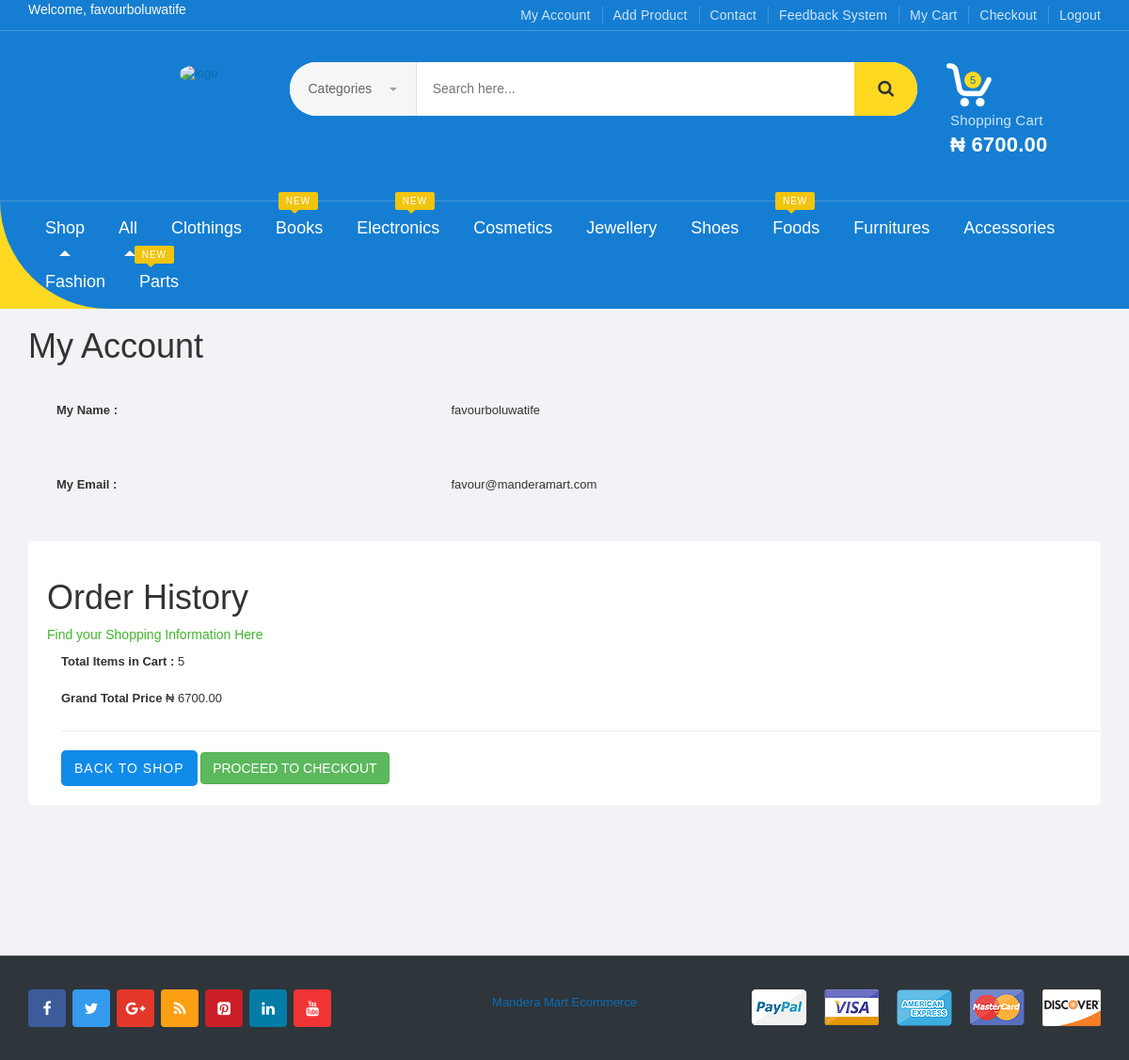
Before: /userAccount (signed in) with the older database file.
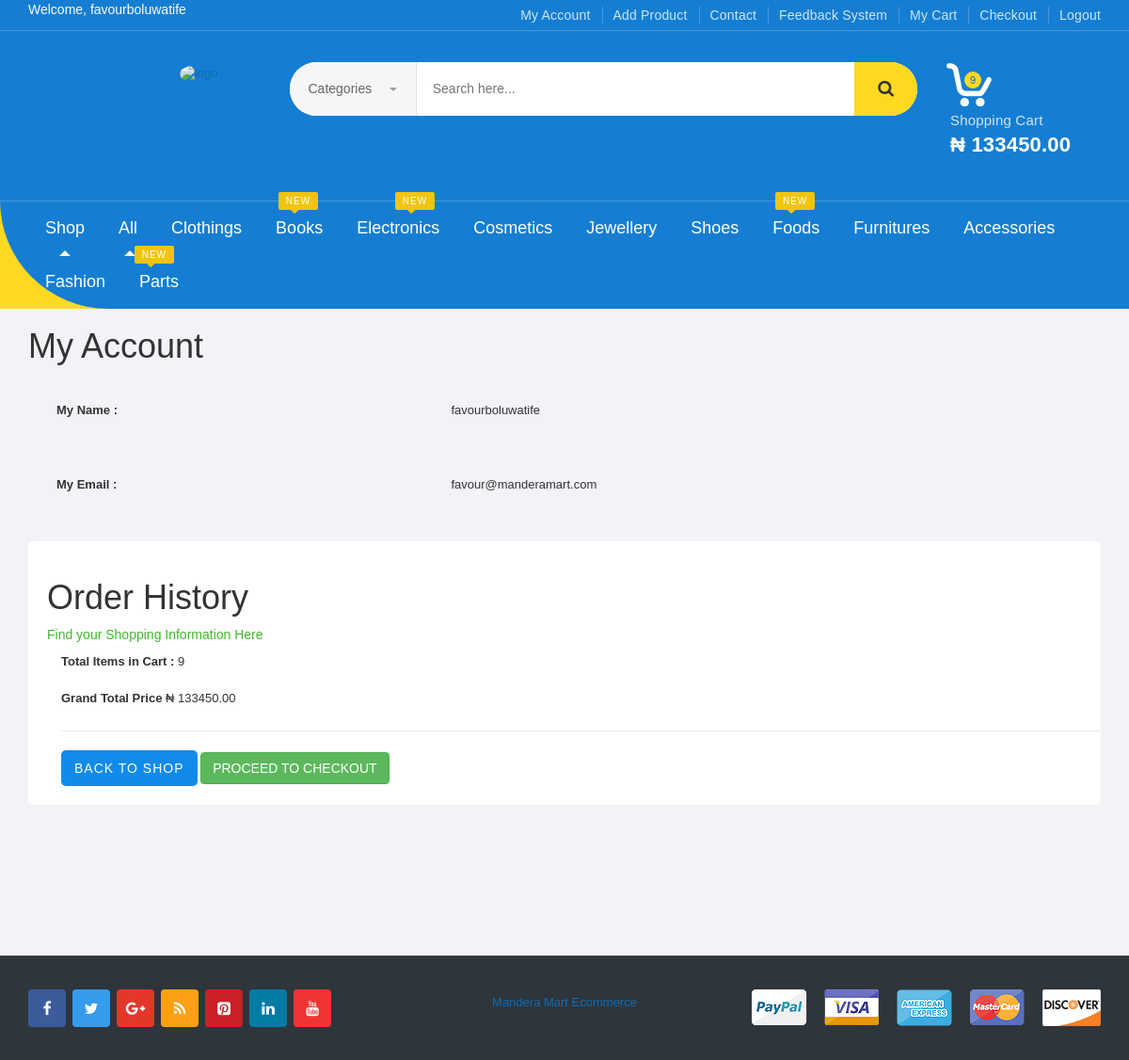
After: the same page with the newer database file.
### store/models.py (models this page shows, shortened)
class Order(models.Model):
	customer = models.ForeignKey(Customer, on_delete=models.SET_NULL, null=True, blank=True)
	date_ordered = models.DateTimeField(auto_now_add=True)
	complete = models.BooleanField(default=False)
	transaction_id = models.CharField(max_length=100, null=True)
	@property
	def get_cart_total(self):
		orderitems = self.orderitem_set.all()
		total = sum([item.get_total for item in orderitems])
		return total
	@property
	def get_cart_items(self):
		orderitems = self.orderitem_set.all()
		total = sum([item.quantity for item in orderitems])
		return total

class OrderItem(models.Model):
	product = models.ForeignKey(Product, on_delete=models.SET_NULL, null=True)
	order = models.ForeignKey(Order, on_delete=models.SET_NULL, null=True)
	quantity = models.IntegerField(default=0, null=True, blank=True)
	date_added = models.DateTimeField(auto_now_add=True)
	@property
	def get_total(self):
		total = self.product.price * self.quantity
		return total

class Product(models.Model):
	CATEGORY_CHOICES = (
		("Clothes", "Clothes"),
		("Shoes", "Shoes"),
		("Jewelry", "Jewelry"),
		("Cosmetics", "Cosmetics"),
		("Foods", "Foods"),
		("Furnitures", "Furnitures"),
		("Equiptments", "Equiptments"),
		("Books", "Books"),
		("Accessories", "Accessories"),
		("Electronics", "Electronics"),
		("Fashion", "Fashion"),
		("Parts", "Parts"),
	)
	name = models.CharField(max_length=200)
	category = models.CharField(choices=CATEGORY_CHOICES, max_length=20, null=True, blank=True)
	price = models.DecimalField(max_digits=8, decimal_places=2)
	digital = models.BooleanField(default=False,null=True, blank=True)
	description = models.TextField(null=True, blank=True)
	image = models.ImageField(upload_to='products/', default="")

### store/views.py (the view)
# urls.py: path('userAccount', views.userAccountPage, name="profile"),
@login_required(login_url='loginPage')
def userAccountPage(request):
    data = cartData(request)
    cartItems = data['cartItems']
    order = data['order']
    products = Product.objects.all()
    context = {'products' : products, 'cartItems' : cartItems, 'order' : order}
    return render(request, 'store/userAccount.html', context)

### store/utils.py (called while the page is built)
def cartData(request):
    if request.user.is_authenticated:
        customer = request.user.customer
        order, created = Order.objects.get_or_create(customer=customer, complete=False)
        items = order.orderitem_set.all()
        cartItems = order.get_cart_items
    else:
        cookieData = cookieCart(request)
        cartItems = cookieData['cartItems']
        order = cookieData['order']
        items = cookieData['items']
    return {'cartItems' : cartItems, 'order' : order, 'items' : items}

### store/templates/store/userAccount.html (shortened to what this page needs)
{% extends 'store/main2.html' %}
{% block content %}
<div class="main-content">
    <div class="wrap-banner">
        <div class="acount head-acount">
            <div class="container">
                <div id="main">
                    <h1 class="title-page">My Account</h1>
                    <div class="content" id="block-history">
                        <table class="std table">
                            <tbody>
                                <tr>
                                    <th class="first_item">My Name :</th>
                                    <td>{{user.username}}</td>
                                </tr>
                                <tr>
                                    <th class="first_item">My Email :</th>
                                    <td>{{user.email}}</td>
                                </tr>
                            </tbody>
                        </table>
                    </div>
                </div>
            </div>
        </div>
    </div>
</div>
<div class="body-content">
	<div class="container">
		<div class="sign-in-page">
			<div class="row">
<div class="col-md-6 col-sm-6 create-new-account">
	<h1 class="checkout-subtitle">Order History</h1>
	<p class="text title-tag-line">Find your Shopping Information Here</p>
	<div class="container">
		<div class="form-group">
	    	<label class="info-title" for="exampleInputEmail2">Total Items in Cart :</label> {{cartItems}}
	  	</div>
        <div class="form-group">
		    <label class="info-title" for="exampleInputEmail1">Grand Total Price</label> &#8358 {{order.get_cart_total}}
		</div>
        <hr>
	  	<a href="{% url 'homePage' %}"><button class="btn-upper btn btn-primary checkout-page-button">Back to Shop</button></a>
        <a href="{% url 'checkout' %}"><button class="btn-upper btn btn-success checkout-page-button">Proceed to Checkout</button></a>
	</div>
</div>
</div>
</div>
<div id="brands-carousel" class="logo-slider wow fadeInUp">
		<div class="logo-slider-inner">
			<div id="brand-slider" class="owl-carousel brand-slider custom-carousel owl-theme">
				<div class="item m-t-15">
				</div>
				<div class="item m-t-10">
				</div>
				<div class="item">
				</div>
				<div class="item">
				</div>
				<div class="item">
				</div>
				<div class="item">
				</div>
		    </div>
		</div>
</div>
</div>
</div>
{% endblock content %}

### store/templates/store/main2.html (shortened to what the changed rows need)
<!DOCTYPE html>
<html lang="en">
{% load static %}
<head>
<link rel="stylesheet" href="{% static 'css/bootstrap.min.css' %}">
<link rel="stylesheet" href="{% static 'css/main.css' %}">
<link rel="stylesheet" href="{% static 'css/blue.css' %}">
<link rel="stylesheet" href="{% static 'css/owl.carousel.css' %}">
<link rel="stylesheet" href="{% static 'css/owl.transitions.css' %}">
<link rel="stylesheet" href="{% static 'css/animate.min.css' %}">
<link rel="stylesheet" href="{% static 'css/rateit.css' %}">
<link rel="stylesheet" href="{% static 'css/bootstrap-select.min.css' %}">
<link rel="stylesheet" href="{% static 'css/font-awesome.css' %}">
</head>
<body class="cnt-home">
<header class="header-style-1">
  <div class="main-header">
    <div class="container">
      <div class="row">
        <div class="col-lg-2 col-md-3 col-sm-4 col-xs-12 animate-dropdown top-cart-row">
          <div class="dropdown dropdown-cart"> <a href="#" class="dropdown-toggle lnk-cart" data-toggle="dropdown">
            <div class="items-cart-inner">
              <div class="basket">
              <div class="basket-item-count"><span class="count">{{cartItems}}</span></div>
              <div class="total-price-basket"> <span class="lbl">Shopping Cart</span> <span class="value">&#8358 {{order.get_cart_total}}</span> </div>
              </div>
            </div>
            </a>
          </div>
           </div>
      </div>
    </div>
  </div>
</header>
{% block content %}
{% endblock content %}
</body>
</html>

Changed rows visible on the page:
changed through a linked row, Order: get_cart_total "6700.00" → "133450.00"
Other visible differences:
{{ cartItems }}: "5" → "9"
